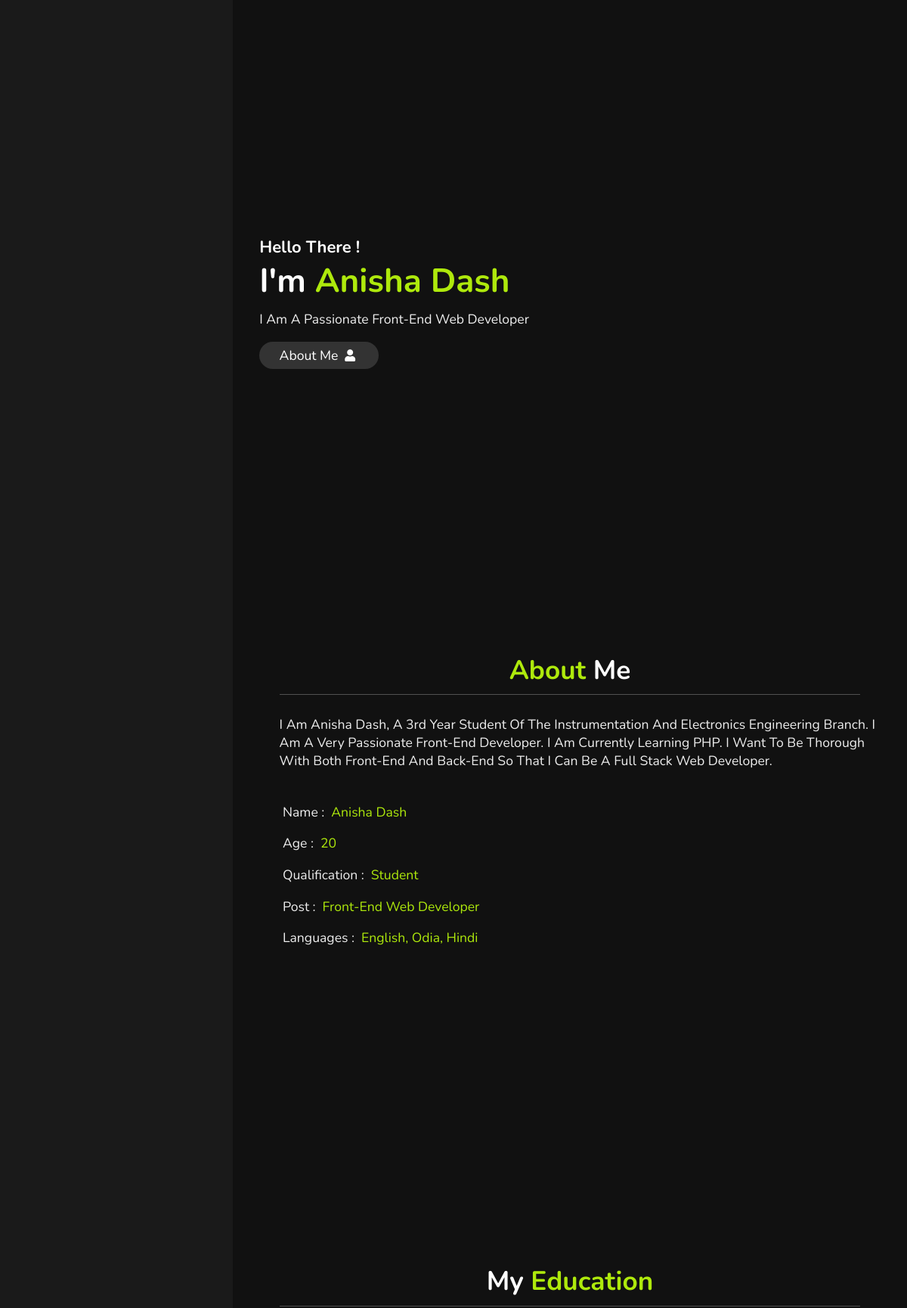
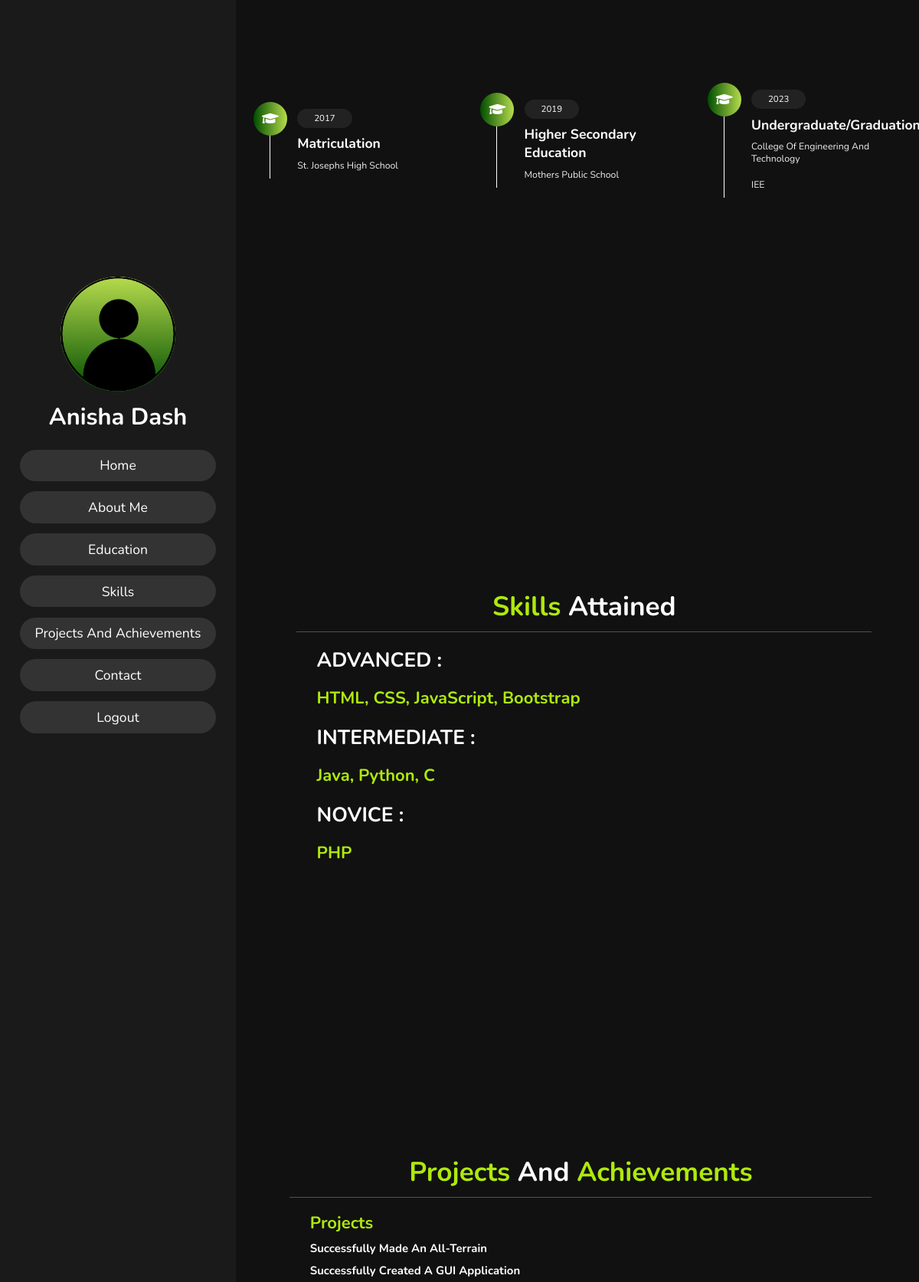
/portfolio.php (signed in, upper part), run on the app's committed database (2 pictures, top to bottom).
### tables this page shows
CREATE TABLE `home` (
  `id` int(11) NOT NULL,
  `email` varchar(150) NOT NULL,
  `name` varchar(50) NOT NULL
);

CREATE TABLE `about` (
  `id` int(100) NOT NULL,
  `email` varchar(150) NOT NULL,
  `abtpara` text NOT NULL,
  `age` int(10) NOT NULL,
  `qualification` varchar(30) NOT NULL,
  `post` varchar(30) NOT NULL,
  `language` varchar(40) NOT NULL
);

CREATE TABLE `education` (
  `id` int(100) NOT NULL,
  `email` varchar(150) NOT NULL,
  `year1` bigint(100) NOT NULL,
  `sclname` text NOT NULL,
  `year2` bigint(100) NOT NULL,
  `hsname` text NOT NULL,
  `year3` bigint(100) NOT NULL,
  `colname` text NOT NULL,
  `colb` text NOT NULL
);

CREATE TABLE `skills` (
  `id` int(100) NOT NULL,
  `email` varchar(150) NOT NULL,
  `advance` text NOT NULL,
  `intermediate` text NOT NULL,
  `novice` text NOT NULL
);

CREATE TABLE `project` (
  `id` int(100) NOT NULL,
  `email` varchar(150) NOT NULL,
  `project1` text NOT NULL,
  `project2` text NOT NULL,
  `project3` text NOT NULL
);

### portfolio.php (the view, shortened to what this page needs)
<?php
require('data.php');
$email=$_SESSION['email'];
$query1= "SELECT * FROM `home` WHERE `email`= '$email'";
$run1=mysqli_query($conn,$query1);
$user_data1=mysqli_fetch_array($run1);
$query2= "SELECT * FROM `about` WHERE `email`= '$email'";
$run2=mysqli_query($conn,$query2);
$user_data2=mysqli_fetch_array($run2);
$query3= "SELECT * FROM `education` WHERE `email`= '$email'";
$run3=mysqli_query($conn,$query3);
$user_data3=mysqli_fetch_array($run3);
$query4= "SELECT * FROM `skills` WHERE `email`= '$email'";
$run4=mysqli_query($conn,$query4);
$user_data4=mysqli_fetch_array($run4);
$query5= "SELECT * FROM `project` WHERE `email`= '$email'";
$run5=mysqli_query($conn,$query5);
$user_data5=mysqli_fetch_array($run5);
?>
<!DOCTYPE html>
<html lang="en">
<head>
    <link rel="stylesheet" href="https://cdnjs.cloudflare.com/ajax/libs/font-awesome/5.15.2/css/all.min.css">
    <link rel="stylesheet" href="p_style.css">
</head>
<body>
<header>
    <div class="user">
        <img src="images/duser.png" alt="">
        <h3 class="name"><?=$user_data1['name']?></h3>
    </div>
    <nav class="navbar">
        <ul>
            <li><a href="#p_home">Home</a></li>
            <li><a href="#p_about">About Me</a></li>
            <li><a href="#p_education">Education</a></li>
            <li><a href="#p_skill">Skills</a></li>
            <li><a href="#p_pro_exp">Projects and Achievements</a></li>
            <li><a href="#p_contact">Contact</a></li>
            <li><a href="logout.php">Logout</a></li>
        </ul>
    </nav>
</header>
<section class="home" id="p_home">
    <h3>Hello There !</h3>
    <h1>I'm <span><?=$user_data1['name']?></span></h1>
    <p>I am a passionate <span><?=$user_data2['post']?></span> </p>
    <a href="#p_about"><button class="btn">About me <i class="fas fa-user"></i></button></a>
</section>
<section class="about" id="p_about">
<h1 class="heading"> <span>About</span> Me </h1>
<div class="row">
    <div class="abt_para">
        <h3><?=$user_data2['abtpara']?></h3>
    </div>
    <div class="info">
        <h3> <span> Name : </span> <?=$user_data1['name']?> </h3>
        <h3> <span> Age : </span> <?=$user_data2['age']?> </h3>
        <h3> <span> Qualification : </span> <?=$user_data2['qualification']?> </h3>
        <h3> <span> Post : </span> <?=$user_data2['post']?> </h3>
        <h3> <span> Languages : </span> <?=$user_data2['language']?> </h3>
    </div>
</div>
</section>
<section class="education" id="p_education">
<h1 class="heading"> My <span>Education</span></h1>
<div class="box-container">
    <div class="box">
        <i class="fas fa-graduation-cap"></i>
        <span><?=$user_data3['year1']?></span>
        <h3>Matriculation</h3>
        <p><?=$user_data3['sclname']?></p>
    </div>
    <div class="box">
        <i class="fas fa-graduation-cap"></i>
        <span><?=$user_data3['year2']?></span>
        <h3>Higher Secondary Education</h3>
        <p><?=$user_data3['hsname']?></p>
    </div>
    <div class="box">
        <i class="fas fa-graduation-cap"></i>
        <span><?=$user_data3['year3']?></span>
        <h3>Undergraduate/Graduation</h3>
        <p><?=$user_data3['colname']?></p>
        <p><?=$user_data3['colb']?></p>
    </div>
</div>
</section>
<section class="skill" id="p_skill">
<h1 class="heading"><span>Skills</span>  Attained </h1>
<div class="level">
    <h2>
        <span> ADVANCED : </span>
        <h2> <?=$user_data4['advance']?> </h2>
    </h2>
    <h2>
        <span> INTERMEDIATE : </span>
        <h2> <?=$user_data4['intermediate']?> </h2>
    </h2>
    <h2>
        <span> NOVICE : </span>
        <h2> <?=$user_data4['novice']?> </h2>
    </h2>
</div>
</section>
<section class="pro_exp" id="p_pro_exp">
    <h1 class="heading"><span>Projects </span>and <span>Achievements</span></h1>
    <div class="project">
        <h2><span>Projects</span></h2>
        <h3><?=$user_data5['project1']?></h3>
        <h3><?=$user_data5['project2']?></h3>
        <h3><?=$user_data5['project3']?></h3>
    </div>
</section>
</body>
</html>

### p_style.css (style rules this page uses)
:root { --green:#aee90c; --ctext:linear-gradient(to left, #b7dc4d,#004d00); --bg_color:#333; }
* { font-family: 'Nunito', sans-serif; margin:0; padding:0; box-sizing: border-box; text-decoration: none; outline: none; border:none; text-transform: capitalize; transition: all .2s linear; }
html { font-size: 62.5%; overflow-x: hidden; }
body { background:#111; overflow-x: hidden; padding-left: 35rem; }
section { min-height: 100vh; padding:1rem; }
.btn { padding:.7rem 3rem; background:var(--bg_color); color:#fff; cursor: pointer; margin-top: 1rem; font-size: 2rem; border-radius: 5rem; }
.btn i { padding:0 .5rem; font-size: 1.8rem; }
.heading { text-align: center; margin:0 6rem; font-size: 4rem; padding:1rem; border-bottom: .1rem solid #fff4; color:#fff; }
.heading span { color:var(--green); }
header { position: fixed; top:0; left:0; z-index: 1000; height:100%; width:35rem; background:#1a1a1a; display: flex; align-items: center; justify-content: center; flex-flow: column; text-align: center; }
header .user img { height:17rem; width:17rem; border-radius: 50%; object-fit: cover; margin-bottom: 1rem; background: linear-gradient(to bottom, #b7dc4d,#004d00);; border:5rem solid linear-gradient(to bottom, #b7dc4d,#004d00);; }
header .user .name { font-size: 3.5rem; color:#fff; }
header .navbar { width:100%; }
header .navbar ul { list-style: none; padding:1rem 3rem; }
header .navbar ul li a { display: block; padding:1rem; margin:1.5rem 0; background:var(--bg_color); color:#fff; font-size: 2rem; border-radius: 5rem; }
.home { display: flex; justify-content: center; flex-flow: column; padding:0 15rem; }
.home h3 { font-size: 2.5rem; color:#fff; }
.home h1 { font-size:5rem; color:#fff; }
.home h1 span { color:var(--green); }
.home p { font-size:2rem; color:#eee; padding: 1rem 0; }
.about .heading { padding-top:6rem; }
.about .row { display: flex; align-items: center; justify-content: center; flex-wrap: wrap; padding:1rem 0; }
.about .row .info { flex:1 1 48rem; padding:2rem 1rem; padding-left: 6rem; }
.about .row .info h3 { font-size: 2rem; color:var(--green); padding:1rem 0; font-weight: normal; }
.about .row .info h3 span { color:#eee; padding:0 .5rem; }
.about .row .abt_para { padding:2rem 1rem; padding-left: 6rem; }
.about .row .abt_para h3 { font-size: 2rem; color: #eee; padding-left: 1rem 0; font-weight: normal; }
.education .heading { padding-top:7rem; }
.education .box-container { display: flex; align-items: center; justify-content: space-between; flex-wrap: wrap; padding:10rem 0; padding-left: 3rem; }
.education .box-container .box { width:27rem; margin:4rem 1rem; padding-left: 4rem; border-left: .2rem solid #fff; position: relative; }
.education .box-container .box span { font-size: 1.3rem; background:#222; color:#fff; border-radius: 5rem; padding:.5rem 2.5rem; }
.education .box-container .box h3 { font-size: 2rem; color:#fff; padding-top: 1.5rem; }
.education .box-container .box p { font-size: 1.4rem; color:#eee; padding: 1rem 0; }
.education .box-container .box i { position: absolute; top:-1.5rem; left:-2.5rem; height:5rem; width: 5rem; border-radius: 50%; line-height: 5rem; text-align: center; font-size: 2rem; color:#fff; background:var(--ctext); }
.skill { padding-left: 3rem; padding-top: 10rem; }
.skill .level h2 { font-size: 2.5rem; color:var(--green); padding-left: 9rem; padding-top: 2rem; }
.skill .level span { font-size: 3rem; color:#fff; padding-top: 2rem; }
.pro_exp { padding-left: 2rem; padding-top: 3rem; }
.pro_exp .project h2 { font-size: 2.5rem; color:var(--green); padding-left: 9rem; padding-top: 2rem; }
.pro_exp .project h3 { font-size: 1.7rem; color:#fff; padding-top: 1rem; padding-left: 9rem; }
@media (max-width:1200px) { html { font-size: 55%; } }
@media (max-width:1200px) { .home { padding:1rem 4rem; } }

### data on the page
home: name "Anisha Dash"
about: post "Front-End Web Developer", abtpara "I Am Anisha Dash, A 3rd Year Student Of The Instrumentation And Electronics Engineering Branch. I Am A Very Passionate Front-End Developer. I Am Currently Learning PHP. I Want To Be Thorough With Both Front-End And Back-End So That I Can Be A Full Stack Web Developer.", age "20", qualification "Student", language "English, Odia, Hindi"
education: year1 "2017", sclname "St. Josephs High School", year2 "2019", hsname "Mothers Public School", year3 "2023", colname "College Of Engineering And Technology", colb "IEE"
skills: advance "HTML, CSS, JavaScript, Bootstrap", intermediate "Java, Python, C", novice "PHP"
project: project1 "Successfully Made An All-Terrain", project2 "Successfully Created A GUI Application"
